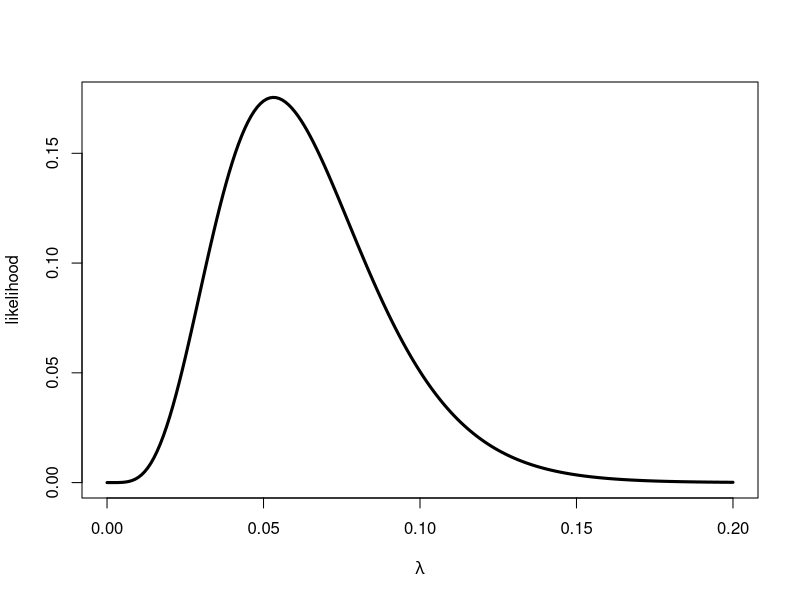

The R script that drew this image:
# ******************************* 
# plotting likelihood for poison lambda for 5 events in 94 measurements 
# *******************************

  lambda<-seq(0,0.2,0.001)
  likelihood<-dpois(5,94*lambda)
  plot(lambda,likelihood,lwd=3, type = 'l', xlab=expression(lambda))
